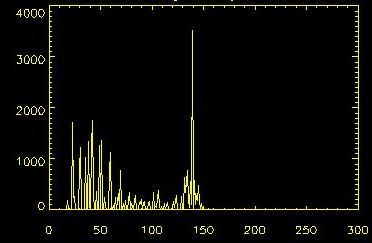
//> input picture pdi/recursos/ex5/hist_original.png, 372 x 243 px, given in place of the camera
$ ./histogram   (built with g++ and OpenCV 4)
//> lines starting //> are read from the running program, lines starting //| are printed output that depends on the picture
#include <iostream>
#include <opencv2/opencv.hpp>

using namespace cv;
using namespace std;

int main(int argc, char** argv){
  Mat image;
  int width, height;
  VideoCapture cap;
  vector<Mat> planes;
  Mat histR, histG, histB;
  int nbins = 64;
  float range[] = {0, 256};
  const float *histrange = { range };
  bool uniform = true;
  bool acummulate = false;

  cap.open(0);

  if(!cap.isOpened()){
    cout << "cameras indisponiveis";
    return -1;
  }

  width  = cap.get(CV_CAP_PROP_FRAME_WIDTH);
  height = cap.get(CV_CAP_PROP_FRAME_HEIGHT);

  cout << "largura = " << width << endl;
  cout << "altura  = " << height << endl;

  int histw = nbins, histh = nbins/2;
  Mat histImgR(histh, histw, CV_8UC3, Scalar(0,0,0));
  Mat histImgG(histh, histw, CV_8UC3, Scalar(0,0,0));
  Mat histImgB(histh, histw, CV_8UC3, Scalar(0,0,0));

  while(1){
    cap >> image;
//> image is the input picture: 243 rows x 372 cols, CV_8UC3; mean B, G, R 5.7, 11, 11
    split (image, planes);
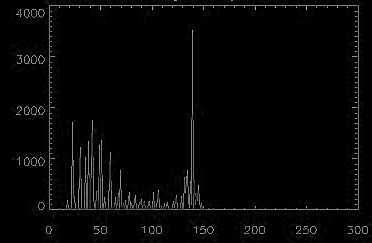
//> planes[0]: 243 rows x 372 cols, CV_8UC1; min 0, max 204, mean 5.7
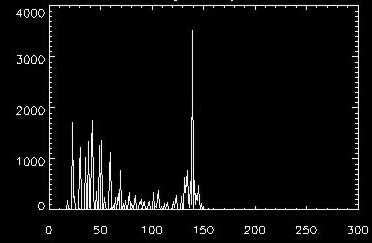
//> planes[1]: 243 rows x 372 cols, CV_8UC1; min 0, max 255, mean 11
    calcHist(&planes[0], 1, 0, Mat(), histR, 1,
             &nbins, &histrange,
             uniform, acummulate);
//> histR = 64 values, max 79783 at index 0, min 0 at index 52, mean 1412.4
    calcHist(&planes[1], 1, 0, Mat(), histG, 1,
             &nbins, &histrange,
             uniform, acummulate);
//> histG = 64 values, max 77963 at index 0, min 0 at index 10, mean 1412.4
    calcHist(&planes[2], 1, 0, Mat(), histB, 1,
             &nbins, &histrange,
             uniform, acummulate);
//> histB = 64 values, max 75200 at index 0, min 0 at index 10, mean 1412.4

    normalize(histR, histR, 0, histImgR.rows, NORM_MINMAX, -1, Mat());
//> histR = 64 values, max 32 at index 0, min 0 at index 52, mean 0.567
    normalize(histG, histB, 0, histImgR.rows, NORM_MINMAX, -1, Mat());
//> histB = 64 values, max 32 at index 0, min 0 at index 10, mean 0.58
    normalize(histB, histB, 0, histImgR.rows, NORM_MINMAX, -1, Mat());

    histImgR.setTo(Scalar(0));
    histImgG.setTo(Scalar(0));
    histImgB.setTo(Scalar(0));

    for(int i=0; i<nbins; i++){
      line(histImgR, Point(i, histh),
           Point(i, cvRound(histR.at<float>(i))),
           Scalar(0, 0, 255), 1, 8, 0);
      line(histImgG, Point(i, histh),
           Point(i, cvRound(histG.at<float>(i))),
           Scalar(0, 255, 0), 1, 8, 0);
      line(histImgB, Point(i, histh),
           Point(i, cvRound(histB.at<float>(i))),
           Scalar(255, 0, 0), 1, 8, 0);
    }
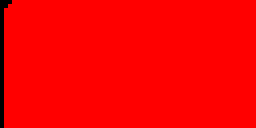
//> histImgR: 32 rows x 64 cols, CV_8UC3 (shown 4 times larger); mean B, G, R 0, 0, 250.6
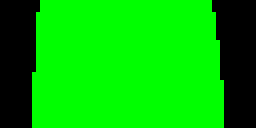
//> histImgG: 32 rows x 64 cols, CV_8UC3 (shown 4 times larger); mean B, G, R 0, 184.5, 0
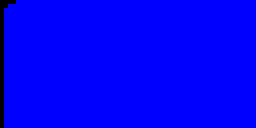
//> histImgB: 32 rows x 64 cols, CV_8UC3 (shown 4 times larger); mean B, G, R 250.5, 0, 0
    histImgR.copyTo(image(Rect(0, 0       ,nbins, histh)));
    histImgG.copyTo(image(Rect(0, histh   ,nbins, histh)));
    histImgB.copyTo(image(Rect(0, 2*histh ,nbins, histh)));
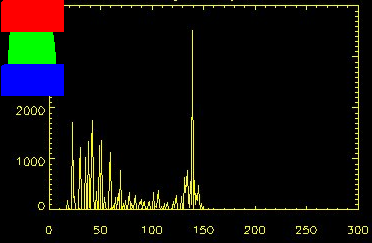
//> image: 243 rows x 372 cols, CV_8UC3; mean B, G, R 10.8, 14.3, 15.8
    imshow("image", image);
    if(waitKey(30) >= 0) break;
//> the Esc key is pressed
  }
  return 0;
}

$ run again, on pdi/recursos/ex5/hist_equalizado.png
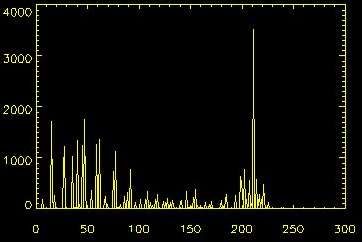
//> input picture pdi/recursos/ex5/hist_equalizado.png, 362 x 242 px, given in place of the camera
//> image is the input picture: 242 rows x 362 cols, CV_8UC3; mean B, G, R 6.4, 12.2, 12.2
//> `split (image, planes);`:
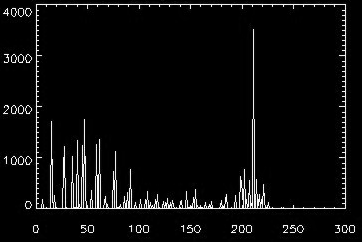
//> planes[1]: 242 rows x 362 cols, CV_8UC1; min 0, max 255, mean 12.2
//> `calcHist(&planes[0], 1, 0, Mat(), histR, 1, &nbins, &histrange, unifor..`: histR = 64 values, max 76490 at index 0, min 0 at index 52, mean 1368.8
//> histG = 64 values, max 74507 at index 0, min 0 at index 11, mean 1368.8
//> `calcHist(&planes[2], 1, 0, Mat(), histB, 1, &nbins, &histrange, unifor..`: histB = 64 values, max 71713 at index 0, min 0 at index 11, mean 1368.8
//> `normalize(histR, histR, 0, histImgR.rows, NORM_MINMAX, -1, Mat());`: histR = 64 values, max 32 at index 0, min 0 at index 52, mean 0.573
//> `normalize(histG, histB, 0, histImgR.rows, NORM_MINMAX, -1, Mat());`: histB = 64 values, max 32 at index 0, min 0 at index 11, mean 0.588
//> `histImgB.copyTo(image(Rect(0, 2*histh ,nbins, histh)));`:
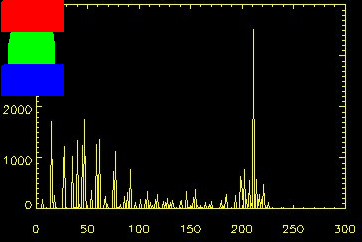
//> image: 242 rows x 362 cols, CV_8UC3; mean B, G, R 11.7, 15.5, 17.1
